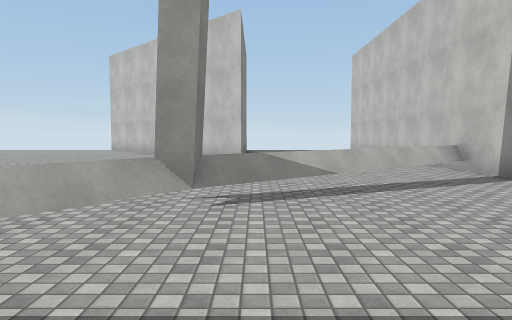
[1] (above)

24 first-person views from a walk through a 3-D level made in the Unity game engine. The camera is 1.5 m above the floor, tilts 4° down and sees 70° across. The floor is counted in squares, 2 m on a side. Each view is taken from the middle of a square. On the plan, view 1 faces up. The plan holds only what a view shows up to about 11 squares ahead; the rest is blank. The place goes on beyond the plan. The player character is not drawn. Some animated figures are left out. Surface patterns are stand-ins for the level's own textures.

[2]
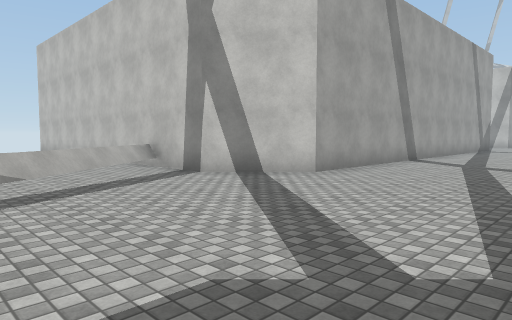

[3]
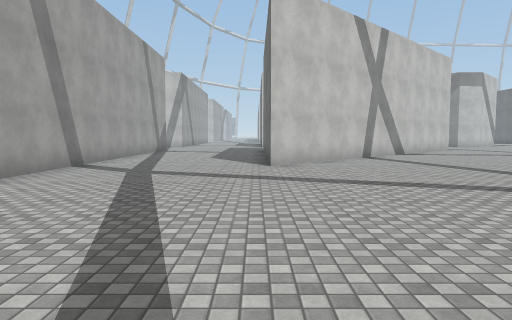

[4]
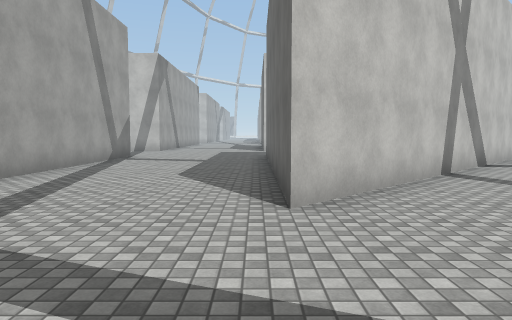

[5]
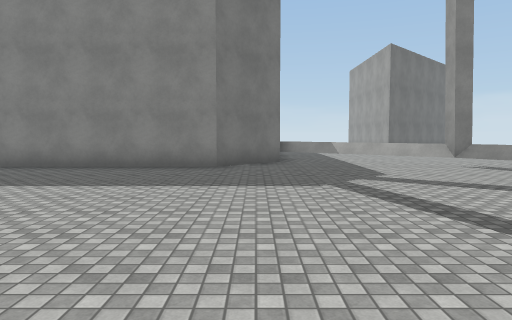

[6]
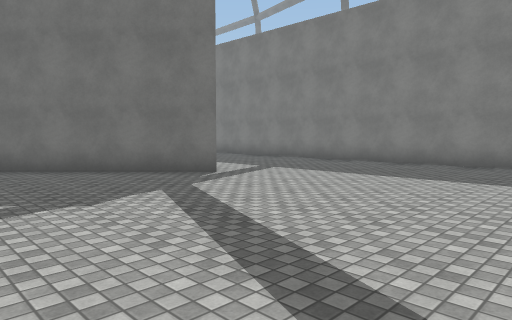

[7]
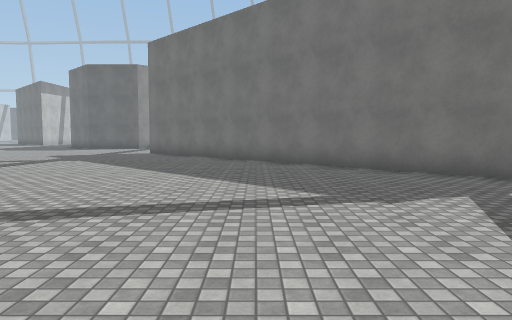

[8]
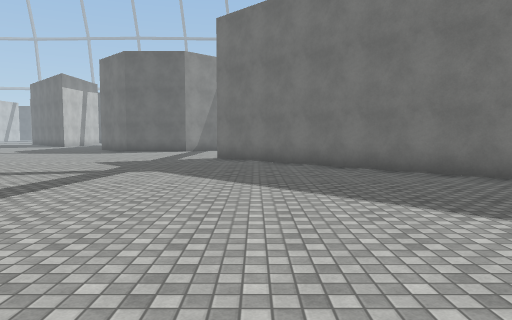

[9]
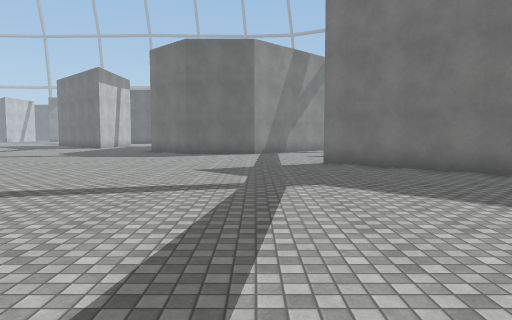

[10]
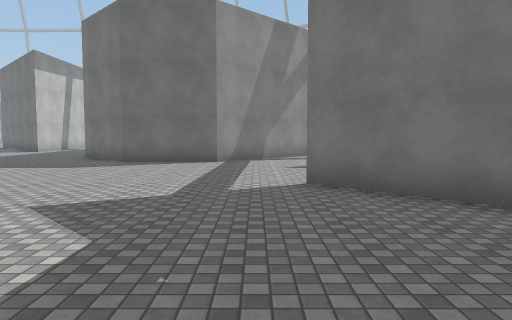

[11]
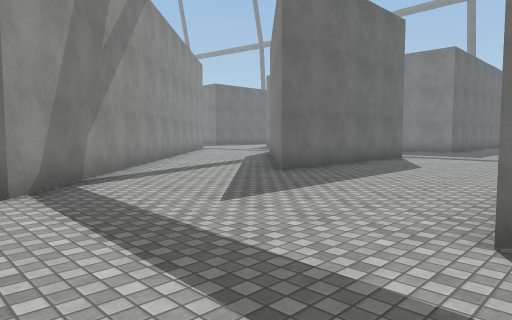

[12]
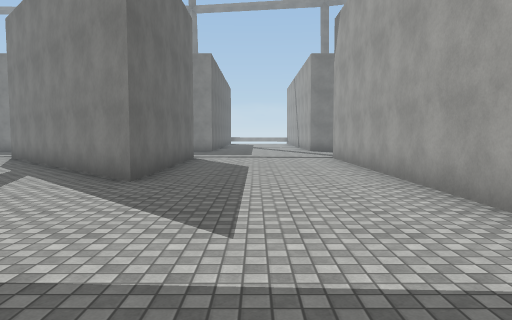

[13]
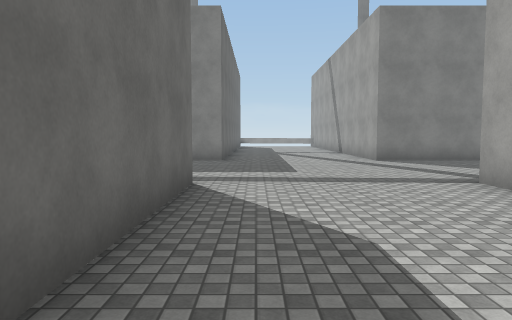

[14]
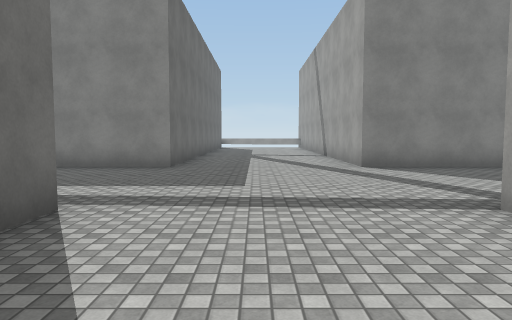

[15]
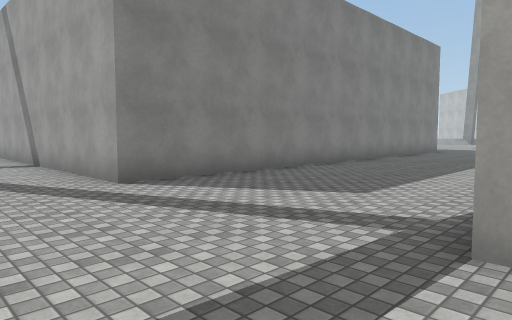

[16]
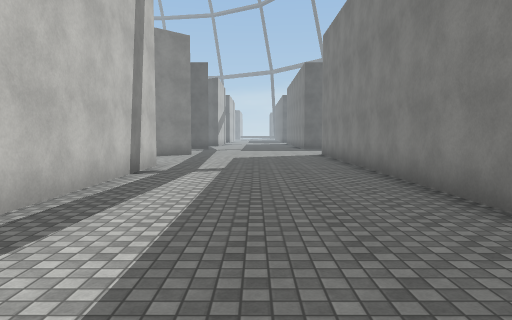

[17]
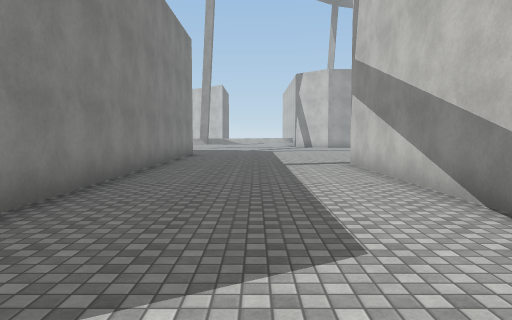

[18]
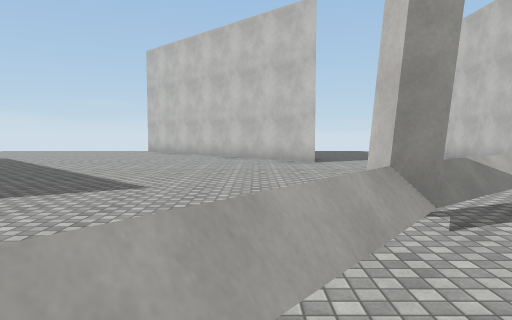

[19]
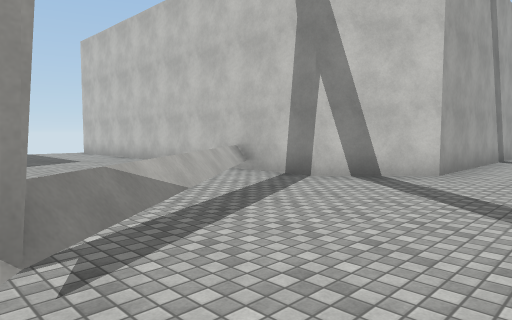

[20]
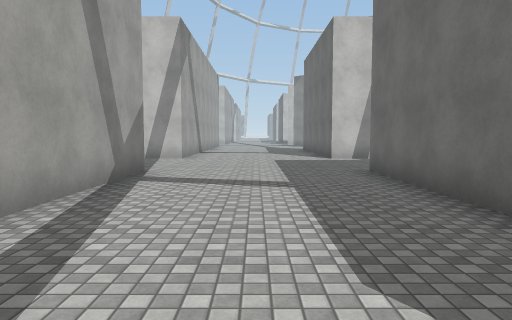

[21]
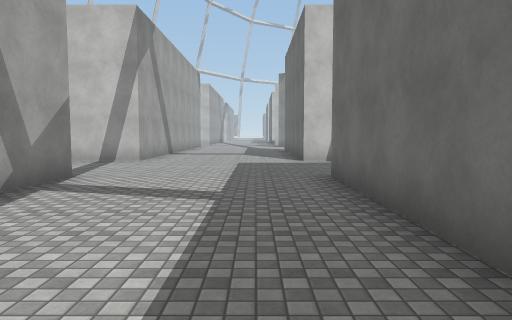

[22]
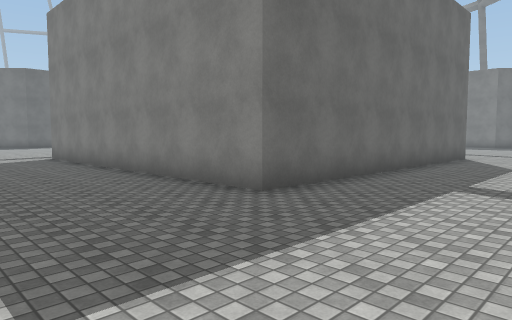

[23]
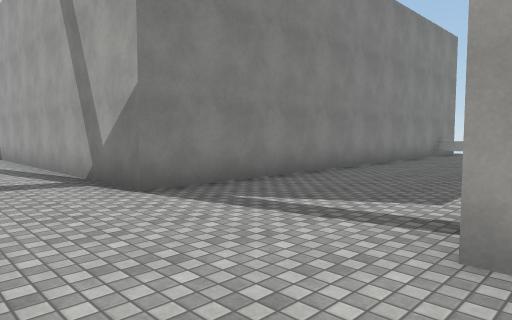

[24]
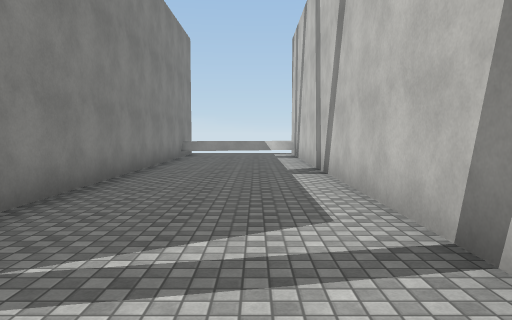

### Floor plan
Key: @ floor where view 1 was taken; # wall or solid block; . floor; ^ raised ledge.
Columns run from 4 left of view 1 to 24 right of it. Each row starts with its distance up from view 1.
 12 ^^^#^^^^^              #....#
 11 ^^^^^^^^^              #....#
 10 ^^^^^^^ ^              #....#
  9 ^^^^^^  ^              #....#
  8 ^^^^^  ^^              #....#
  7 ^^^^ ^^^.#             #....#
  6 ^^^^^^^..##            #....#
  5 ^^^^^^....##############....#
  4 ^^^#.........................
  3 ^^^..........................
  2  ^^..........................
  1  ^...........................
  0  ...@..........##............
 -1   #.............########....#
 -2   ##.............##    #...
 -3    #..............##   #...
 -4    #...............##  #...
 -5    #................## #...
 -6    #.................###..
 -7    #.....#............##..
 -8    #.....#............ # .
 -9    #.....##...........  #.
-10    #.....###...........
-11    #.....# ##...........
-12    #.....#  ##..........
-13    #.....    ##..........
-14    #.....     ##..........
-15 ####.....#########........
-16 ...........................
-17  ..........................
-18  ........................
-19  ........................
-20  ###.....######....###....
-21    #.....#  ##....## ##...
-22    #.....# ##....##
-23    #.....###....##
-24    #.....##.. .##
-25    #.....#.   ##
-26    #.....
-27    #......
-28    #......

Positions as (right, up) in squares from view 1, and headings:
1: (0, 0), facing up
2: (0, 0), facing up-right
3: (2, 0), facing right
4: (7, 0), facing right
5: (8, -1), facing left
6: (9, -1), facing down-left
7: (9, -1), facing down
8: (12, -4), facing down
9: (15, -6), facing down
10: (14, -10), facing down
11: (16, -15), facing down-left
12: (16, -18), facing left
13: (10, -19), facing left
14: (8, -18), facing left
15: (5, -18), facing up-left
16: (2, -17), facing down
17: (2, -16), facing up
18: (-2, 1), facing up
19: (-1, 2), facing up-right
20: (12, 2), facing right
21: (13, 1), facing right
22: (23, 3), facing down-left
23: (24, 2), facing up-left
24: (22, 3), facing up
